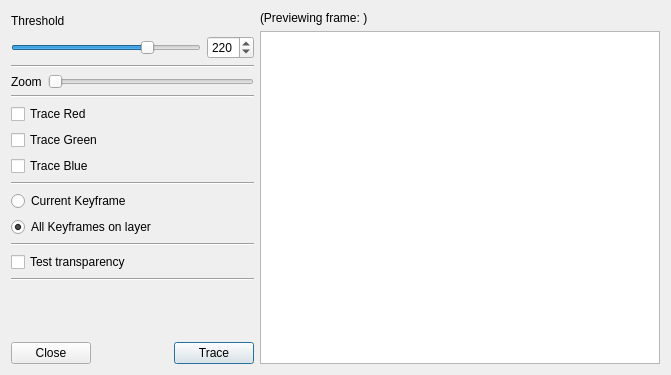
<?xml version="1.0" encoding="UTF-8"?>
<ui version="4.0">
 <class>AddTransparencyToPaperDialog</class>
 <widget class="QWidget" name="AddTransparencyToPaperDialog">
  <property name="geometry">
   <rect>
    <x>0</x>
    <y>0</y>
    <width>671</width>
    <height>375</height>
   </rect>
  </property>
  <property name="windowTitle">
   <string>Add transparency to Paper</string>
  </property>
  <layout class="QHBoxLayout" name="horizontalLayout_8">
   <item>
    <layout class="QHBoxLayout" name="mainLayout">
     <item>
      <layout class="QVBoxLayout" name="optionsLayout">
       <item>
        <layout class="QVBoxLayout" name="verticalLayout">
         <item>
          <layout class="QHBoxLayout" name="horizontalLayout_7">
           <item>
            <widget class="QLabel" name="labThreshold">
             <property name="text">
              <string>Threshold</string>
             </property>
            </widget>
           </item>
           <item>
            <spacer name="horizontalSpacer">
             <property name="orientation">
              <enum>Qt::Horizontal</enum>
             </property>
             <property name="sizeHint" stdset="0">
              <size>
               <width>13</width>
               <height>19</height>
              </size>
             </property>
            </spacer>
           </item>
          </layout>
         </item>
         <item>
          <layout class="QHBoxLayout" name="horizontalLayout_4">
           <item>
            <widget class="QSlider" name="sliderThreshold">
             <property name="minimum">
              <number>150</number>
             </property>
             <property name="maximum">
              <number>245</number>
             </property>
             <property name="value">
              <number>220</number>
             </property>
             <property name="orientation">
              <enum>Qt::Horizontal</enum>
             </property>
            </widget>
           </item>
           <item>
            <widget class="QSpinBox" name="sb_treshold">
             <property name="toolTip">
              <string>Color pick values above treshold, will become transparent</string>
             </property>
             <property name="minimum">
              <number>150</number>
             </property>
             <property name="maximum">
              <number>245</number>
             </property>
             <property name="value">
              <number>220</number>
             </property>
            </widget>
           </item>
          </layout>
         </item>
        </layout>
       </item>
       <item>
        <widget class="Line" name="line">
         <property name="orientation">
          <enum>Qt::Horizontal</enum>
         </property>
        </widget>
       </item>
       <item>
        <layout class="QHBoxLayout" name="horizontalLayout_9">
         <property name="topMargin">
          <number>0</number>
         </property>
         <item>
          <widget class="QLabel" name="zoomLabel">
           <property name="text">
            <string>Zoom</string>
           </property>
          </widget>
         </item>
         <item>
          <widget class="QSlider" name="zoomSlider">
           <property name="minimum">
            <number>1</number>
           </property>
           <property name="maximum">
            <number>10</number>
           </property>
           <property name="orientation">
            <enum>Qt::Horizontal</enum>
           </property>
          </widget>
         </item>
        </layout>
       </item>
       <item>
        <widget class="Line" name="line_5">
         <property name="orientation">
          <enum>Qt::Horizontal</enum>
         </property>
        </widget>
       </item>
       <item>
        <layout class="QHBoxLayout" name="horizontalLayout">
         <item>
          <widget class="QCheckBox" name="cb_Red">
           <property name="text">
            <string>Trace Red</string>
           </property>
          </widget>
         </item>
         <item>
          <spacer name="horizontalSpacer_2">
           <property name="orientation">
            <enum>Qt::Horizontal</enum>
           </property>
           <property name="sizeHint" stdset="0">
            <size>
             <width>40</width>
             <height>20</height>
            </size>
           </property>
          </spacer>
         </item>
         <item>
          <widget class="QLabel" name="labRed">
           <property name="text">
            <string/>
           </property>
           <property name="pixmap">
            <pixmap resource="../data/app.qrc">:/icons/red.png</pixmap>
           </property>
          </widget>
         </item>
        </layout>
       </item>
       <item>
        <layout class="QHBoxLayout" name="horizontalLayout_3">
         <item>
          <widget class="QCheckBox" name="cb_Green">
           <property name="text">
            <string>Trace Green</string>
           </property>
          </widget>
         </item>
         <item>
          <spacer name="horizontalSpacer_3">
           <property name="orientation">
            <enum>Qt::Horizontal</enum>
           </property>
           <property name="sizeHint" stdset="0">
            <size>
             <width>40</width>
             <height>20</height>
            </size>
           </property>
          </spacer>
         </item>
         <item>
          <widget class="QLabel" name="labGreen">
           <property name="text">
            <string/>
           </property>
           <property name="pixmap">
            <pixmap resource="../data/app.qrc">:/icons/green.png</pixmap>
           </property>
          </widget>
         </item>
        </layout>
       </item>
       <item>
        <layout class="QHBoxLayout" name="horizontalLayout_2">
         <item>
          <widget class="QCheckBox" name="cb_Blue">
           <property name="text">
            <string>Trace Blue</string>
           </property>
          </widget>
         </item>
         <item>
          <spacer name="horizontalSpacer_4">
           <property name="orientation">
            <enum>Qt::Horizontal</enum>
           </property>
           <property name="sizeHint" stdset="0">
            <size>
             <width>40</width>
             <height>20</height>
            </size>
           </property>
          </spacer>
         </item>
         <item>
          <widget class="QLabel" name="labBlue">
           <property name="text">
            <string/>
           </property>
           <property name="pixmap">
            <pixmap resource="../data/app.qrc">:/icons/blue.png</pixmap>
           </property>
          </widget>
         </item>
        </layout>
       </item>
       <item>
        <widget class="Line" name="line_3">
         <property name="orientation">
          <enum>Qt::Horizontal</enum>
         </property>
        </widget>
       </item>
       <item>
        <widget class="QRadioButton" name="rbCurrentKeyframe">
         <property name="text">
          <string>Current Keyframe</string>
         </property>
        </widget>
       </item>
       <item>
        <widget class="QRadioButton" name="rbAllKeyframes">
         <property name="text">
          <string>All Keyframes on layer</string>
         </property>
         <property name="checked">
          <bool>true</bool>
         </property>
        </widget>
       </item>
       <item>
        <widget class="Line" name="line_2">
         <property name="orientation">
          <enum>Qt::Horizontal</enum>
         </property>
        </widget>
       </item>
       <item>
        <widget class="QCheckBox" name="testTransparencyCheckbox">
         <property name="text">
          <string>Test transparency</string>
         </property>
        </widget>
       </item>
       <item>
        <widget class="Line" name="line_4">
         <property name="orientation">
          <enum>Qt::Horizontal</enum>
         </property>
        </widget>
       </item>
       <item>
        <spacer name="verticalSpacer">
         <property name="orientation">
          <enum>Qt::Vertical</enum>
         </property>
         <property name="sizeHint" stdset="0">
          <size>
           <width>20</width>
           <height>40</height>
          </size>
         </property>
        </spacer>
       </item>
       <item>
        <layout class="QHBoxLayout" name="horizontalLayout_5">
         <item>
          <widget class="QPushButton" name="btnCancel">
           <property name="text">
            <string>Close</string>
           </property>
          </widget>
         </item>
         <item>
          <spacer name="horizontalSpacer_5">
           <property name="orientation">
            <enum>Qt::Horizontal</enum>
           </property>
           <property name="sizeHint" stdset="0">
            <size>
             <width>40</width>
             <height>20</height>
            </size>
           </property>
          </spacer>
         </item>
         <item>
          <widget class="QPushButton" name="btnTrace">
           <property name="text">
            <string>Trace</string>
           </property>
           <property name="default">
            <bool>true</bool>
           </property>
          </widget>
         </item>
        </layout>
       </item>
      </layout>
     </item>
     <item>
      <layout class="QVBoxLayout" name="previewLayout" stretch="0,20">
       <item>
        <widget class="QLabel" name="labShowingFrame">
         <property name="text">
          <string>(Previewing frame: )</string>
         </property>
        </widget>
       </item>
       <item>
        <widget class="QGraphicsView" name="preview">
         <property name="sizePolicy">
          <sizepolicy hsizetype="Minimum" vsizetype="Minimum">
           <horstretch>0</horstretch>
           <verstretch>0</verstretch>
          </sizepolicy>
         </property>
         <property name="minimumSize">
          <size>
           <width>400</width>
           <height>300</height>
          </size>
         </property>
         <property name="sizeAdjustPolicy">
          <enum>QAbstractScrollArea::AdjustToContents</enum>
         </property>
         <property name="transformationAnchor">
          <enum>QGraphicsView::NoAnchor</enum>
         </property>
        </widget>
       </item>
      </layout>
     </item>
    </layout>
   </item>
  </layout>
 </widget>
 <resources>
  <include location="../data/app.qrc"/>
 </resources>
 <connections/>
</ui>
